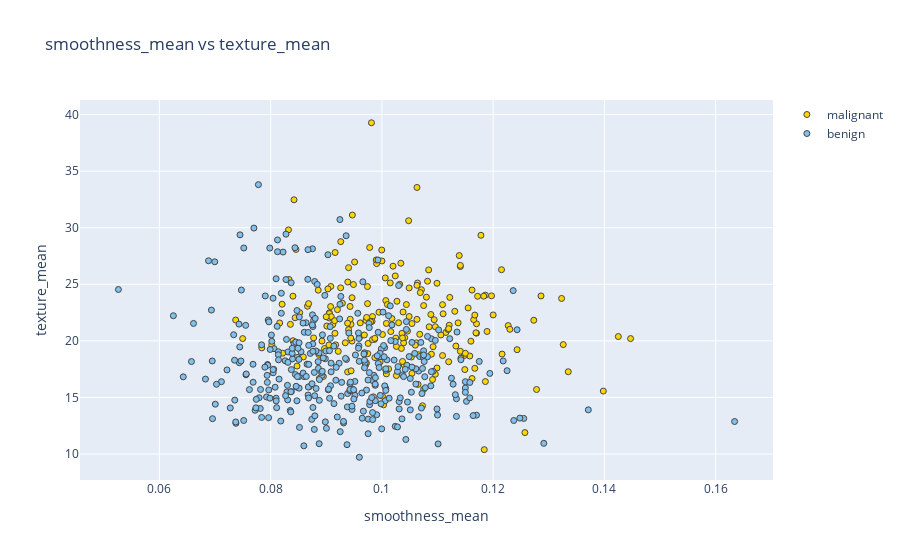

Notebook source saved alongside this figure:
### Code cell
#Uncorrelated features
plot_feat1_feat2('smoothness_mean','texture_mean')
plot_feat1_feat2('radius_mean','fractal_dimension_worst')
plot_feat1_feat2('texture_mean','symmetry_mean')
plot_feat1_feat2('texture_mean','symmetry_se')

### Figure 1 — Plotly figure (JSON) as saved in the notebook; plotly's stock layout.template omitted (floating-point values rounded to 4 significant figures; data arrays with more than 128 entries replaced by an {"elided": "..."} marker saying what was removed)
{"data": [{"marker": {"color": "#FFD700", "line": {"width": 1}}, "mode": "markers", "name": "malignant", "type": "scatter", "x": {"elided": "212 float values"}, "y": {"elided": "212 float values"}}, {"marker": {"color": "#7EC0EE", "line": {"width": 1}}, "mode": "markers", "name": "benign", "type": "scatter", "x": {"elided": "357 float values"}, "y": {"elided": "357 float values"}}], "layout": {"title": {"text": "smoothness_mean vs texture_mean"}, "xaxis": {"title": {"text": "smoothness_mean"}, "zeroline": false}, "yaxis": {"title": {"text": "texture_mean"}, "zeroline": false}}}
